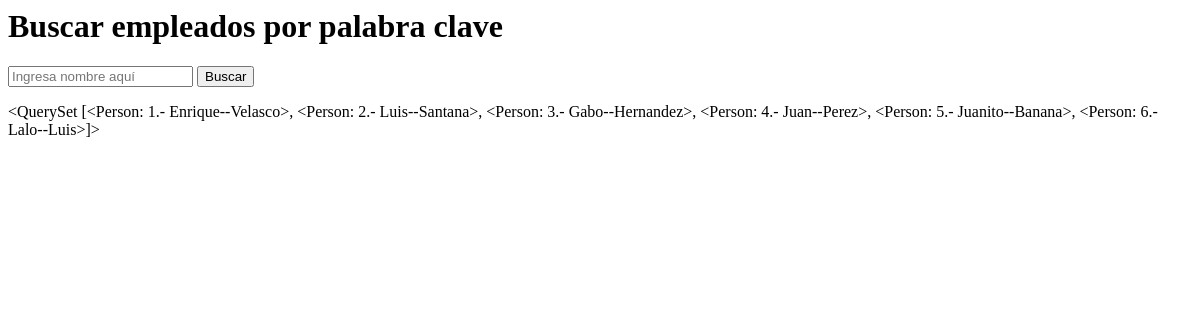
Page /list_by_kword/ on the earlier database version.
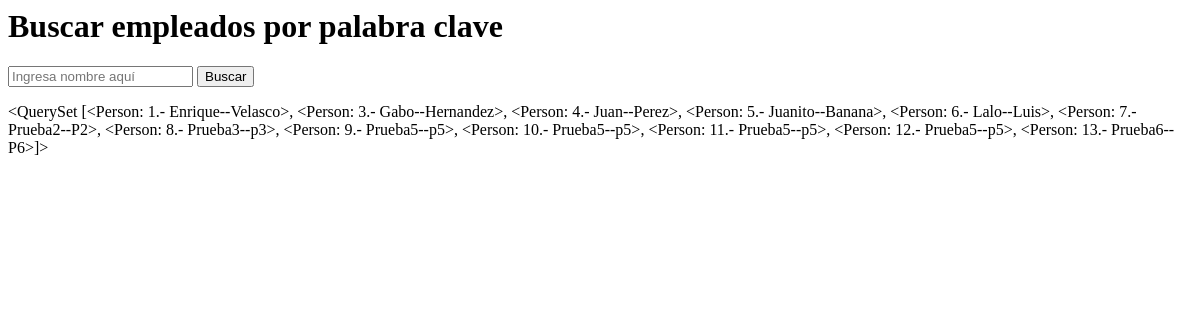
Same page on the later database version.
### apps/persona/models.py (models this page shows, shortened)
class Person(models.Model):
    jobs = [
        ('0', 'Contador'),
        ('1', 'Administrador'),
        ('2', 'Economista'),
        ('3', 'Sistemas'),
        ('4', 'Soporte'),
        ('5', 'Redes'),
        ('6', 'Web'),
        ('7', 'Apps')
    ]
    first_name = models.CharField('Name', max_length=50)
    last_name = models.CharField('Last Name', max_length=50)
    job = models.CharField('Job', max_length=50, choices=jobs)
    department = models.ForeignKey(Department, on_delete=models.CASCADE)
    habilidades = models.ManyToManyField(Habilidades)
    hoja_vida = RichTextField()
    avatar = models.ImageField('Avatar', upload_to='empleados', blank=True, null=True)
    class Meta:
        verbose_name = 'Empleado'
        verbose_name_plural = 'Empleados'
    def __str__(self):
        return str(self.id) + '.- ' + self.first_name + '--' + self.last_name

### apps/persona/views.py (the view)
# urls.py: path('list_by_kword/', views.ListByKeyWord.as_view(), name='list_by_kword'),
class ListByKeyWord(ListView):
    model = Person
    template_name = "Person/listByKeyWord.html"
    context_object_name = 'empleados'
    def get_queryset(self):
        kword = self.request.GET.get('kword', '')
        queryset = Person.objects.filter(
            first_name__contains = kword
        )
        return queryset

### templates/Person/listByKeyWord.html
<h1>Buscar empleados por palabra clave</h1>
<form method="GET">{% csrf_token %}
    <input type="text" name="kword" id="kword" placeholder="Ingresa nombre aquí">
    <button type="submit">Buscar</button>
</form>
{{ empleados }}

Differences in the rows shown:
changed Person: id+first_name+last_name "…[<Person: 1.- Enrique--Velasco>, <Person: 2.- Luis--Santana>, <Person: 3.- Gabo--Hernandez>, <Person: 4.- Juan--Perez>, <Person: 5.- Juanito--Banana>, <Person: 6.- Lalo--Luis>]>" → "…[<Person: 1.- Enrique--Velasco>, <Person: 3.- Gabo--Hernandez>, <Person: 4.- Juan--Perez>, <Person: 5.- Juanito--Banana>, <Person: 6.- Lalo--Luis>, <Person: 7.- Prueba2--P2>, <Person: 8.- Prueba3--p3>, <Person: 9.- Prueba5--p5>, <Person: 10.- Prueba5--p5>, <Person: 11.- Prueba5--p5>, <Person: 12.- Prueba5--p5>, <Person: 13.- Prueba6--P6>]>"
